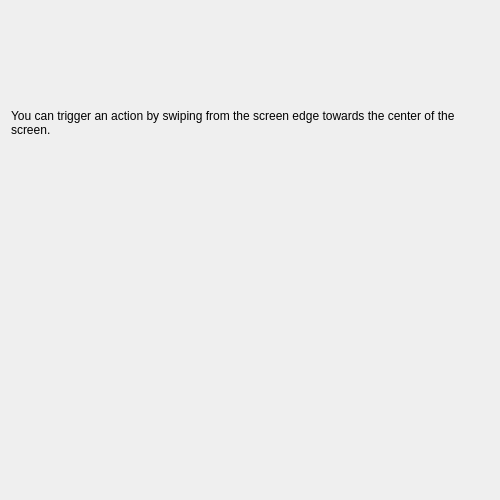
<?xml version="1.0" encoding="UTF-8"?>

<!--
SPDX-FileCopyrightText: 2023 Roman Gilg <subdiff@gmail.com>

SPDX-License-Identifier: GPL-2.0-or-later
-->

<ui version="4.0">
 <class>KWinTouchScreenConfigUi</class>
 <widget class="QWidget" name="KWinTouchScreenConfigUi">
  <property name="geometry">
   <rect>
    <x>0</x>
    <y>0</y>
    <width>500</width>
    <height>500</height>
   </rect>
  </property>
  <layout class="QVBoxLayout" name="verticalLayout">
   <item>
    <widget class="QLabel" name="label_1">
     <property name="text">
      <string>You can trigger an action by swiping from the screen edge towards the center of the screen.</string>
     </property>
     <property name="wordWrap">
      <bool>true</bool>
     </property>
    </widget>
   </item>
   <item>
    <spacer name="verticalSpacer_1">
     <property name="orientation">
      <enum>Qt::Vertical</enum>
     </property>
     <property name="sizeType">
      <enum>QSizePolicy::Minimum</enum>
     </property>
     <property name="sizeHint" stdset="0">
      <size>
       <width>20</width>
       <height>20</height>
      </size>
     </property>
    </spacer>
   </item>
   <item>
    <widget class="como::Monitor" name="monitor" native="true">
     <property name="minimumSize">
      <size>
       <width>200</width>
       <height>200</height>
      </size>
     </property>
     <property name="focusPolicy">
      <enum>Qt::StrongFocus</enum>
     </property>
    </widget>
   </item>
   <item>
    <spacer name="verticalSpacer_2">
     <property name="orientation">
      <enum>Qt::Vertical</enum>
     </property>
    </spacer>
   </item>
  </layout>
 </widget>
 <customwidgets>
  <customwidget>
   <class>como::Monitor</class>
   <extends>QWidget</extends>
   <header>monitor.h</header>
   <container>1</container>
  </customwidget>
 </customwidgets>
 <resources/>
 <connections/>
</ui>
